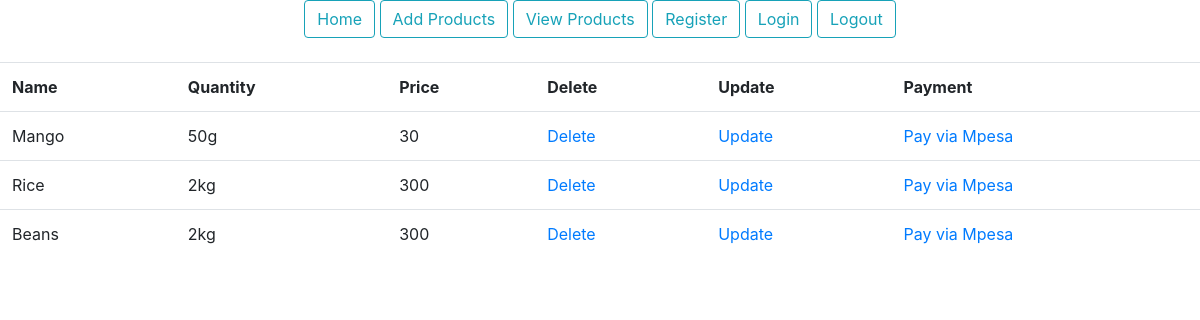
Before: /products/ with the older database file.
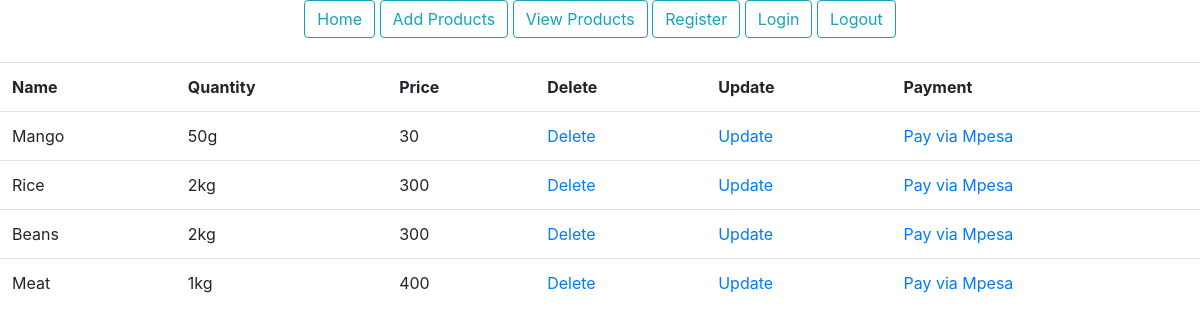
After: the same page with the newer database file.
### morningdjangoProject/models.py (models this page shows)
class Product(models.Model):
    prod_name = models.CharField(max_length=30, blank=False, null=False)
    prod_quantity = models.CharField(max_length=30, blank=False, null=False)
    prod_price = models.CharField(max_length=30, blank=False, null=False)

### morningdjangoProject/views.py (the view)
# urls.py: path('products/', general_views.view_products, name='products'),
def view_products(request):
    products = Product.objects.all()
    return render(request, 'products.html', {'products': products})

### templates/products.html
{% extends 'base.html' %}
{% load static %}
{% block content %}
    <section class="products-section">
        <div class="products-section-container">
            <table class="table">
                <tr>
                    <th>Name</th>
                    <th>Quantity</th>
                    <th>Price</th>
                    <th>Delete</th>
                    <th>Update</th>
                    <th>Payment</th>
                </tr>
                {% for product in products %}
                    <tr>
                        <td>{{ product.prod_name}}</td>
                        <td>{{ product.prod_quantity }}</td>
                        <td>{{ product.prod_price }}</td>
                        <td><a href="/delete-product/{{ product.id }}">Delete</a></td>
                        <td><a href="/update-product/{{ product.id }}">Update</a></td>
                        <td><a href="/pay/{{ product.id }}">Pay via Mpesa</a></td>
                    </tr>
                {% endfor %}
            </table>
        </div>
    </section>
{% endblock %}

Changed rows visible on the page:
added Product: prod_name "Meat", prod_quantity "1kg", prod_price "400"
